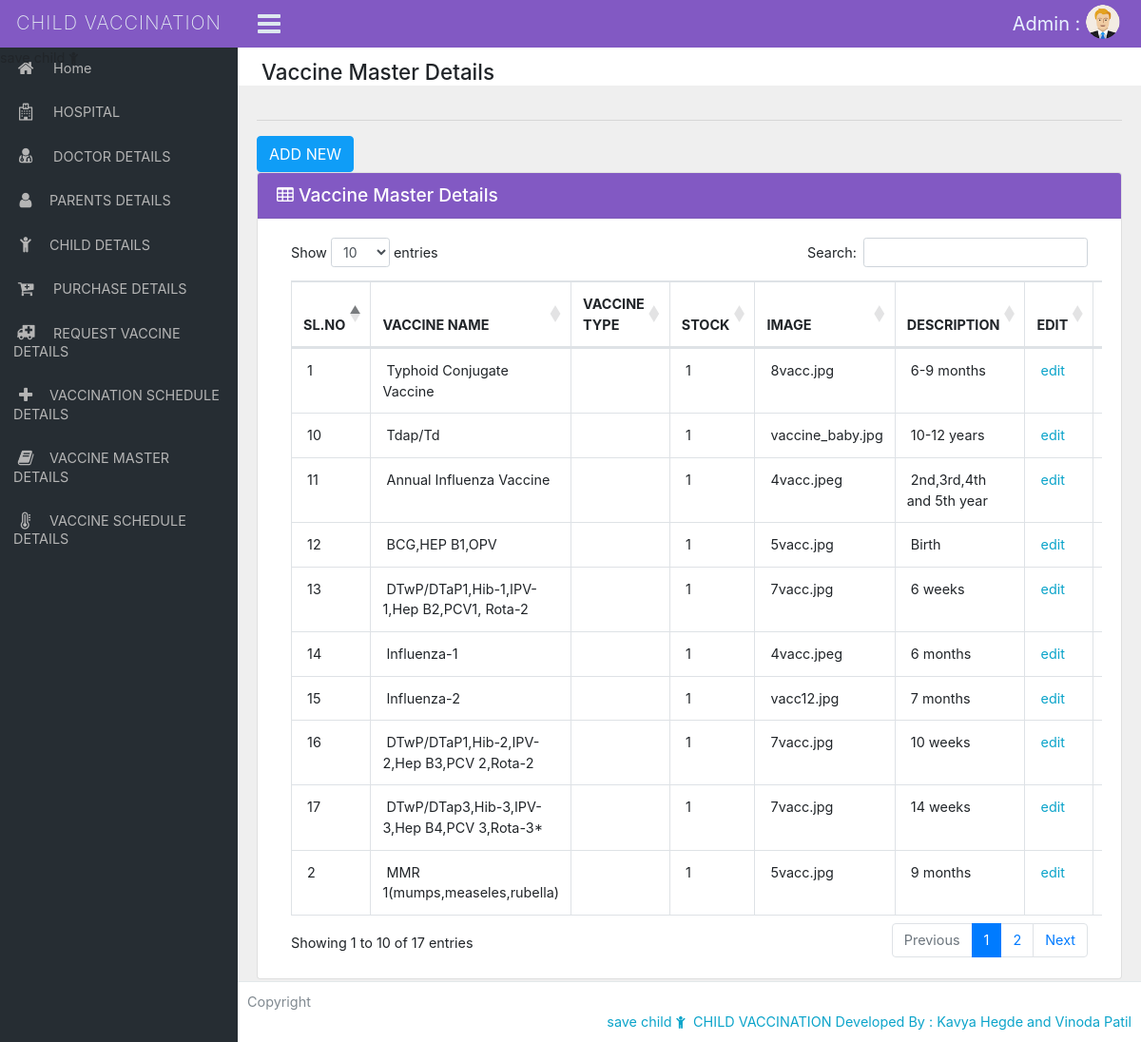
/codes/Vaccine_market_view.php, run on the app's committed database.
### tables this page shows
CREATE TABLE `vaccine_master` (
  `v_id` int(100) NOT NULL,
  `vname` varchar(100) NOT NULL,
  `duration_type` varchar(100) NOT NULL,
  `duration_of_vaccine` int(11) NOT NULL,
  `stock` int(11) NOT NULL,
  `image` varchar(300) NOT NULL,
  `description` varchar(100) NOT NULL
);

### codes/Vaccine_market_view.php (the view, shortened to what this page needs)
<!DOCTYPE html>
<html lang="en">
<?php include('metadata.php'); ?>
<body class="adminbody">
<div id="main">
<?php include('header.php'); ?>
  <?php include('sidebar.php'); ?>
    <div class="content-page">
        <div class="content">
      <div class="container-fluid">
        <div class="row">
            <div class="col-xl-12">
                <div class="breadcrumb-holder">
                    <h1 class="main-title float-left"> Vaccine Master Details</h1>
                    <div class="clearfix"></div>
                </div>
            </div>
        </div>
        <hr>
<a href="Vaccine_market.php" class="btn btn-primary">ADD NEW</a>
<div class="row">
            <div class="col-xs-12 col-sm-12 col-md-12 col-lg-12 col-xl-12">
              <div class="card mb-3">
                <div class="card-header">
                  <h3><i class="fa fa-table"></i> Vaccine Master Details </h3>
                </div>
                <div class="card-body">
                  <div class="table-responsive">
                  <table id="example1" class="table table-bordered table-hover display">
                        <thead>
                          <tr>
    <th>SL.NO</th>
    <th>VACCINE NAME </th>
    <th>VACCINE TYPE </th>
    <th>STOCK</th>
    <th>IMAGE</th>
    <th>DESCRIPTION</th>
    <th>EDIT </th>
    <th>DELETE</th>
  </tr>
</thead>
  <tbody>
 <?php
include('../dbconnect/dbconnect.php');
$sl=1;
$sql="select * from vaccine_master ";
$res=mysqli_query($conn,$sql);
while($row=mysqli_fetch_array($res))
{
?>
  <tr>
    <td>&nbsp;<?php echo $sl++;?></td>
    <td>&nbsp;<?php echo $row['vname'];?></td>
    <td>&nbsp;<?php echo $row['vtype'];?></td>
    <td>&nbsp;<?php echo $row['stock'];?></td>
    <td>&nbsp;<?php echo $row['image'];?></td>
    <td>&nbsp;<?php echo $row['description'];?></td>
    <td>&nbsp;<a href="Vaccine_market_edit.php?v_id=<?php echo $row['v_id'];?>">edit</a></td>
    <td><a href="Vaccine_market_delete.php?v_id=<?php echo $row['v_id'];?>"onclick="return confirm('are u sure want to delete')">delete</a></td>
  </tr>
  <?php
}
?>
</tbody>
</table>
</div>
                </div>
              </div>
            </div>
            </div>
    </div>
    </div>
  <?php include('footer.php'); ?>
</div>
</body>
</html>

### codes/assets/css/style.css (style rules this page uses)
html { position: relative; min-height: 100%; }
body { font-size: 0.9rem; background-color: #efefef; padding-bottom: 50px; }
a { color: #0ca4ca; text-decoration: none; }
.breadcrumb-holder { background-color: #ffffff; margin: 0px -20px 20px -20px; padding: 13px 25px 0 25px; box-shadow: none; }
.breadcrumb-holder .main-title { margin-bottom: 0; font-size: 1.4rem; }
.card-header { color: #ffffff; background-color: rgba(130, 89, 195); border-bottom: 1px solid rgba(111,111,111,.13); }
.card-header h3 { font-weight: 500; line-height: 1.2; font-size: 1.2rem; margin-bottom: 0; }
a { outline: none !important; text-decoration: none !important; }
.row { margin-right: -10px; margin-left: -10px; }
.col, .col-1, .col-10, .col-11, .col-12, .col-2, .col-3, .col-4, .col-5, .col-6, .col-7, .col-8, .col-9, .col-lg, .col-lg-1, .col-lg-10, .col-lg-11, .col-lg-12, .col-lg-2, .col-lg-3, .col-lg-4, .col-lg-5, .col-lg-6, .col-lg-7, .col-lg-8, .col-lg-9, .col-md, .col-md-1, .col-md-10, .col-md-11, .col-md-12, .col-md-2, .col-md-3, .col-md-4, .col-md-5, .col-md-6, .col-md-7, .col-md-8, .col-md-9, .col-sm, .col-sm-1, .col-sm-10, .col-sm-11, .col-sm-12, .col-sm-2, .col-sm-3, .col-sm-4, .col-sm-5, .col-sm-6, .col-sm-7, .col-sm-8, .col-sm-9, .col-xl, .col-xl-1, .col-xl-10, .col-xl-11, .col-xl-12, .col-xl-2, .col-xl-3, .col-xl-4, .col-xl-5, .col-xl-6, .col-xl-7, .col-xl-8, .col-xl-9 { padding-right: 10px; padding-left: 10px; }
.content-page { margin-left: 250px; overflow: hidden; }
.content-page .content { padding: 0 5px; margin-top: 50px; }
.btn-primary { background-color: #0f9df7; border-color: #0f9df7; }

### data on the page
vaccine_master: vname "Typhoid Conjugate Vaccine", stock "1", image "8vacc.jpg", description "6-9 months"
vaccine_master: vname "MMR 1(mumps,measeles,rubella)", stock "1", image "5vacc.jpg", description "9 months"
vaccine_master: vname "Tdap/Td", stock "1", image "vaccine_baby.jpg", description "10-12 years"
vaccine_master: vname "Annual Influenza Vaccine", stock "1", image "4vacc.jpeg", description "2nd,3rd,4th and 5th year"
vaccine_master: vname "BCG,HEP B1,OPV", stock "1", image "5vacc.jpg", description "Birth"
vaccine_master: vname "DTwP/DTaP1,Hib-1,IPV-1,Hep B2,PCV1, Rota-2", stock "1", image "7vacc.jpg", description "6 weeks"
vaccine_master: vname "Influenza-1", stock "1", image "4vacc.jpeg", description "6 months"
vaccine_master: vname "Influenza-2", stock "1", image "vacc12.jpg", description "7 months"
vaccine_master: vname "DTwP/DTaP1,Hib-2,IPV-2,Hep B3,PCV 2,Rota-2", stock "1", image "7vacc.jpg", description "10 weeks"
vaccine_master: vname "DTwP/DTap3,Hib-3,IPV-3,Hep B4,PCV 3,Rota-3*", stock "1", image "7vacc.jpg", description "14 weeks"
